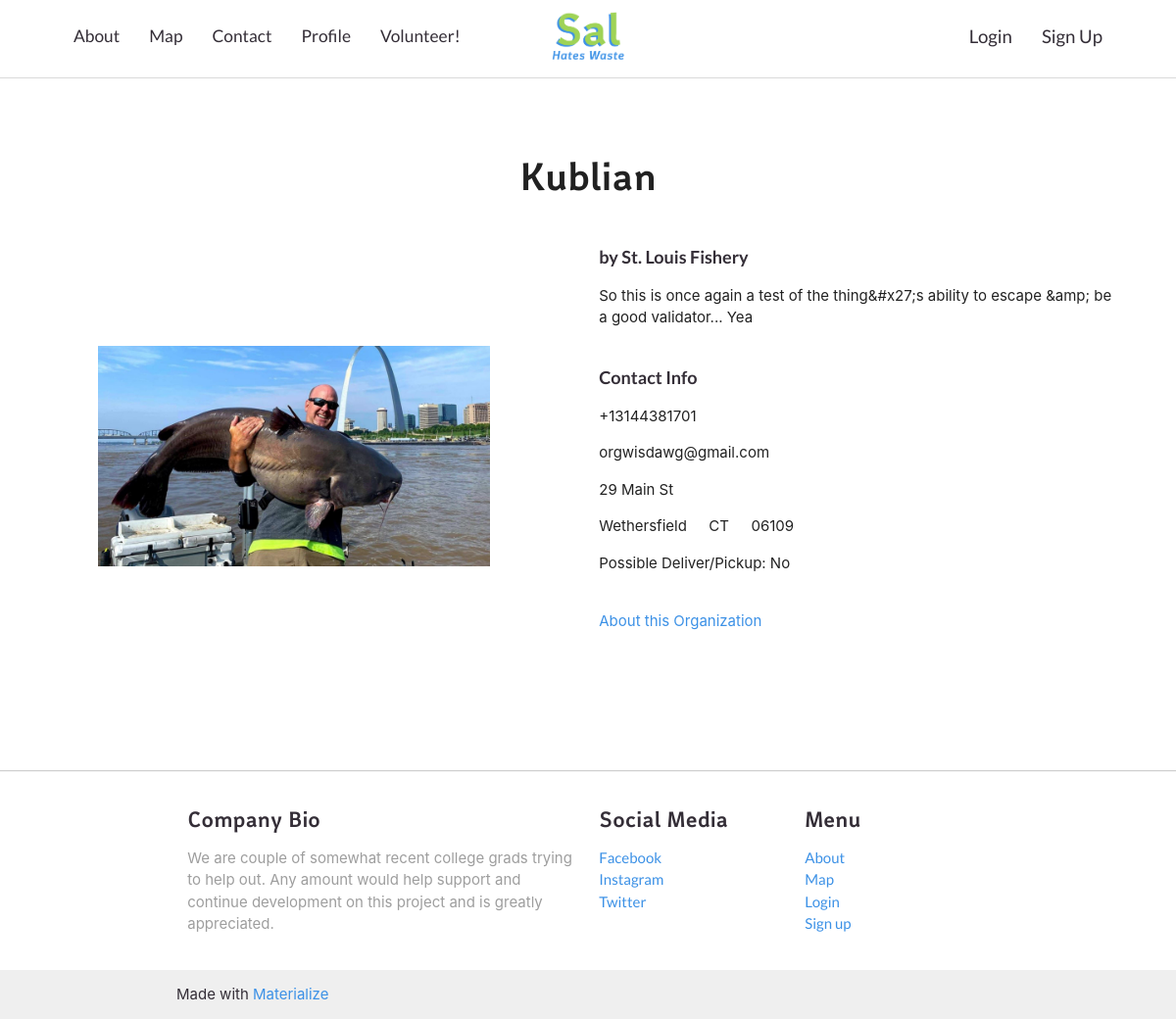
The page /kublian-TiTji on the database its author committed.
### main/models.py (models this page shows, shortened)
class UserPost(models.Model):
    post_creator = models.ForeignKey(
        CustomUser, on_delete=models.CASCADE, blank=True, default=1)
    post_title = models.CharField('Post Title', max_length=30, blank=True)
    post_org_name = models.CharField(
        'Your Organization', max_length=30, blank=True)
    phone_regex = RegexValidator(
        regex=r'^\+?1?\d{9,15}$', message="Phone number must be entered in the format: '+999999999'. Up to 15 digits allowed.")
    post_org_phone = models.CharField(_('phone'), max_length=20, validators=[
                                      phone_regex], null=True, blank=True)
    post_org_email = models.EmailField(
        'Your Organizations Email', max_length=254, default="example@gmail.com", null=False)
    post_org_address = models.CharField(
        'Your Organizations Location', max_length=80, default="123 Test St.", null=False)
    post_org_city = models.CharField(
        max_length=30, default="Stamford", null=False)
    post_org_state = models.CharField(max_length=2, default="CT", null=False)
    post_org_zipcode = models.CharField(max_length=10, null=True, blank=True)
    post_org_country = models.CharField(
        max_length=60, default="USA", null=False)
    post_image = models.ImageField('Profile Image', default='default.png',
                                   upload_to='post_pics', null=True, blank=True, validators=(validate_is_pic,))
    post_desc = models.TextField(max_length=500, null=True, blank=True)
    post_begin_date = models.DateField(_("Availability Start"), default=datetime.date.today)
    post_end_date = models.DateField(_("Availability End"), default=datetime.date.today)
    post_lat = models.FloatField(null=True, blank=True)
    post_long = models.FloatField(null=True, blank=True)
    post_recurring = models.BooleanField(default=False)
    recurrences = models.TextField(max_length=300, null=True, blank=True)
    donor_or_recip = models.CharField(
        max_length=10, choices=ROLE_CHOICES, default="Donor",)
    post_active = models.BooleanField(default=True)
    post_deliver = models.BooleanField(default=False)
    post_slug = models.SlugField(max_length=200, null=False, unique=True)
    class Meta:
        verbose_name = 'Post'
        verbose_name_plural = "Posts"

### main/views.py (the view, shortened to what this page needs)
# urls.py: path("<single_slug>", views.single_slug, name="single_slug"),
def single_slug(request, single_slug):
    posts = [p.post_slug for p in UserPost.objects.all()]
    if single_slug in posts:
        matching_post = UserPost.objects.filter(post_slug=single_slug).first()
        return render(request=request,
                      template_name='main/single_post.html',
                      context={"single_post": matching_post})

### main/Templates/main/single_post.html (shortened to what this page needs)
{% extends 'main/header.html' %}
{% block content %}
<head>
    {% load static %}
</head>
<body>
    <section>
        <div class="mega-container">
            <h3 class="center title">{{single_post.post_title}}</h3>
            <div class="row main-row">
                <div class="col left-col">
                    <img class="post-image" src="{{single_post.post_image.url}}">
                </div>
                <div class="col right-col">
                    <div class="post-content">
                        <strong class="p-line">by {{single_post.post_org_name}}</strong>
                        <p class="p-line">{{single_post.post_desc}}</p>
                        <strong>Contact Info</strong>
                        <p>{{single_post.post_org_phone}}</p>
                        <p>{{single_post.post_org_email}}</p>
                        <p>{{single_post.post_org_address}}</p>
                        <div class="row">
                            <p class="col">{{single_post.post_org_city}}</p>
                            <p class="col">{{single_post.post_org_state}}</p>
                            <p class="col">{{single_post.post_org_zipcode}}</p>
                        </div>
                        {% if single_post.post_deliver is False %}
                        <p class="p-line">Possible Deliver/Pickup: No</p>
                        {% endif %}
                        <p class="p-line"><a href="{{single_post.post_creator.profile.profile_slug}}">About this
                                Organization</a></p>
                    </div>
                </div>
            </div>
        </div>
    </section>
    {% include 'main/footer.html' %}
</body>
{% endblock %}

### main/Templates/main/single_post.html (style rules this page uses)
.mega-container { margin-top: 3em; margin-bottom: 7em; }
.title { margin-top: 1.75em; margin-bottom: 1em; }
.main-row { display: flex; width: 100%; justify-content: center; }
.right-col { content: ''; flex: 3.5; display: flex; justify-content: center; align-items: center; }
.left-col { content: ''; flex: 3.5; display: flex; }
.p-line { text-align: left; padding-bottom: 4%; }
.post-content { margin-right: 8%; }
.post-content>.row { margin-bottom: 0; margin-top: 0; }
p.col { margin-bottom: 0; margin-top: 0; }
.post-image { margin-left: auto; margin-right: auto; margin-top: auto; margin-bottom: auto; }
@media screen and (min-width: 621px) { .post-image { min-width: 200; max-width: 400; } }

### rows shown on the page
UserPost: post_title "Kublian", post_image (picture), post_org_name "St. Louis Fishery", post_desc "So this is once again a test of the thing&#x27;s ability to escape &amp; be a good validator... Yea", post_org_phone "+13144381701", post_org_email "orgwisdawg@gmail.com", post_org_address "29 Main St", post_org_city "Wethersfield", post_org_state "CT", post_org_zipcode "06109"
